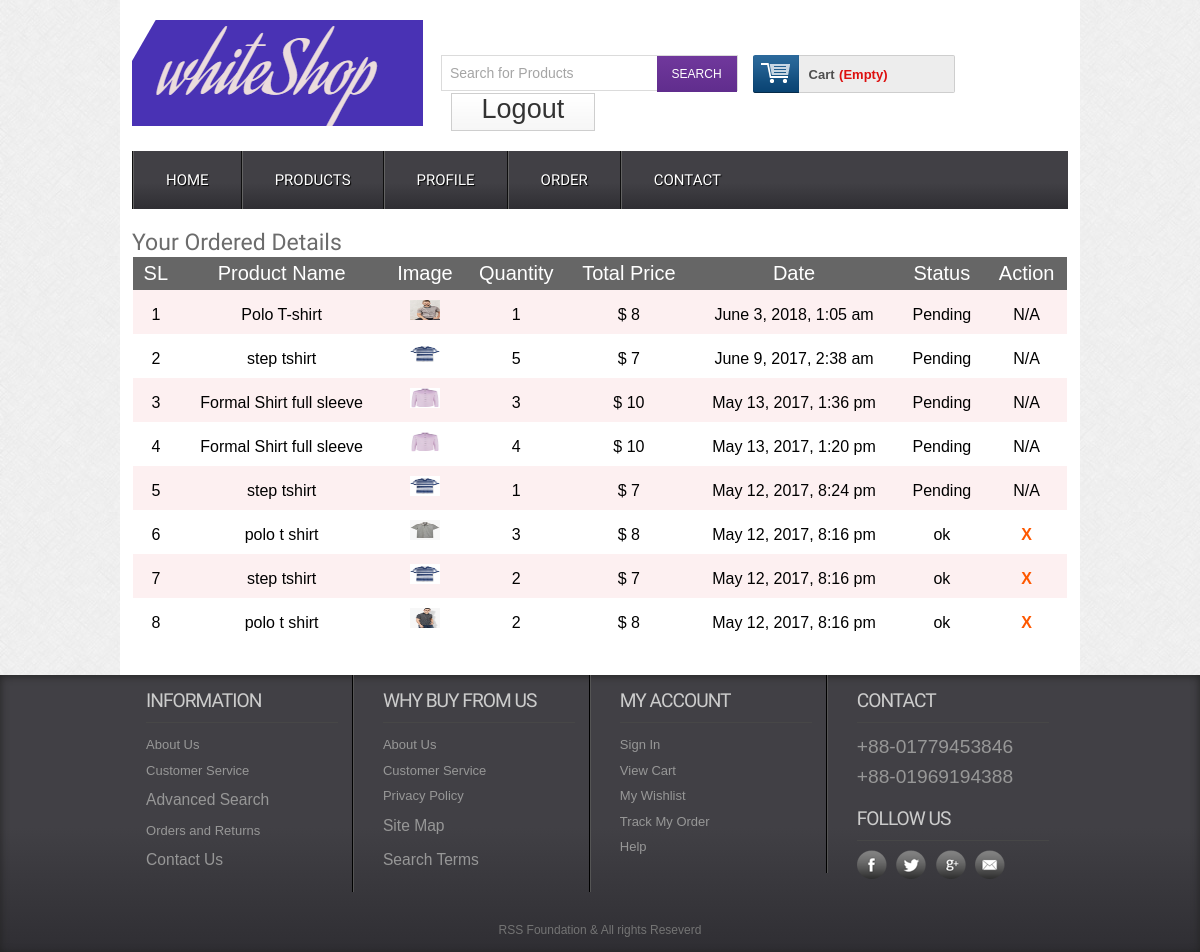
/orderdetails.php (signed in), run on the app's committed database.
### tables this page shows
CREATE TABLE `tbl_order` (
  `id` int(11) NOT NULL,
  `cmrId` int(11) NOT NULL,
  `productId` int(11) NOT NULL,
  `productName` varchar(255) NOT NULL,
  `price` float NOT NULL,
  `quantity` int(11) NOT NULL,
  `image` varchar(255) NOT NULL,
  `date` datetime NOT NULL DEFAULT current_timestamp(),
  `status` int(11) NOT NULL
);

### classes/Cart.php (called while the page is built, shortened)
<?php
	$filepath = realpath(dirname(__FILE__));
	include_once ($filepath.'/../lib/Database.php');
	include_once ($filepath.'/../helpers/Format.php');
?>
<?php
	class Cart{
		private $db;
		public function __construct(){
			$this->db = new Database();
		}
 		public function getOrderedProduct($cmrId){
 			$query = "SELECT * FROM tbl_order WHERE cmrId = '$cmrId' ORDER BY date DESC";
 			$result = $this->db->select($query);
 			return $result;
 		}
	}
?>

### lib/Database.php (called while the page is built, shortened)
<?php
Class Database{
   public $host   = DB_HOST;
   public $user   = DB_USER;
   public $pass   = DB_PASS;
   public $dbname = DB_NAME;
   public $link;
private function connectDB(){
   $this->link = new mysqli($this->host, $this->user, $this->pass,
    $this->dbname);
 }
public function select($query){
    $result = $this->link->query($query) or
     die($this->link->error.__LINE__);
    if($result->num_rows > 0){
      return $result;
    } else {
      return false;
  }
 }
}
?>

### lib/Session.php (called while the page is built, shortened)
<?php
class Session{
 public static function get($key){
  if (isset($_SESSION[$key])) {
   return $_SESSION[$key];
  } else {
   return false;
  }
 }
}
?>

### helpers/Format.php (called while the page is built, shortened)
<?php
class Format{
 public function formatDate($date){
   return date('F j, Y, g:i a', strtotime($date));
 }
}
?>

### orderdetails.php (the view, shortened to what this page needs)
<?php include 'inc/header.php';?>
 <div class="main">
    <div class="content">
    	<div class="section group">
    		<div class="order">
    			<h2><span>Your Ordered Details </span></h2>
                <table class="tblone">
                    <tr>
                        <th>SL</th>
                        <th>Product Name</th>
                        <th>Image</th>
                        <th>Quantity</th>
                        <th>Total Price</th>
                        <th>Date</th>
                        <th>Status</th>
                        <th>Action</th>
                    </tr>
                    <?php
                        $cmrId = Session::get("cmrid");
                        $getorder= $cart->getOrderedProduct($cmrId);
                        if ($getorder) {
                            $i=0;
                            while ($result = $getorder->fetch_assoc()) {
                             $i++;
                    ?>
                    <tr>
                        <td><?php echo $i; ?></td>
                        <td><?php echo $result['productName']; ?></td>
                        <td><img src="admin/<?php echo $result['image']; ?>" alt=""/></td>
                        <td><?php echo $result['quantity']; ?></td>
                        <td>$ <?php echo $result['price']; ?></td>
                        <td><?php echo $fm->formatDate($result['date']); ?></td>
                        <td>
                            <?php
                                if ($result['status']=='0') {
                                   echo "Pending";
                                }elseif ($result['status']=='1') {
                                     echo "got product?";
                                }else{
                                    echo "ok";
                                }
                            ?>
                         </td>
                        <?php
                        if ($result['status']=='1') { ?>
                         <td><a href="?customrid=<?php echo $result['cmrId']; ?> &price=<?php echo $result['price']; ?>&date=<?php echo $result['date']; ?>">Yes!</a></td>
                           <?php }elseif($result['status']=='2'){ ?>
                          <td><a href="?delcmrid=<?php echo $result['cmrId']; ?> &price=<?php echo $result['price']; ?>&date=<?php echo $result['date']; ?>">X</a></td>
                          <?php } elseif($result['status']=='0'){?>
                          <td>N/A</td>
                          <?php } ?>
                    </tr>
                    <?php } } ?>
                </table>
    		</div>
    	</div>
    </div>
 </div>
 <?php include 'inc/footer.php';?>

### css/style.css (style rules this page uses)
html,body,div,span,applet,object,iframe,h1,h2,h3,h4,h5,h6,p,blockquote,pre,a,abbr,acronym,address,big,cite,code,del,dfn,em,img,ins,kbd,q,s,samp,small,strike,strong,sub,sup,tt,var,b,u,i,dl,dt,dd,ol,nav ul,nav li,fieldset,form,label,legend,table,caption,tbody,tfoot,thead,tr,th,td,article,aside,canvas,details,embed,figure,figcaption,footer,header,hgroup,menu,nav,output,ruby,section,summary,time,mark,audio,video { margin:0;padding:0;border:0;font-size:100%;font:inherit;vertical-align:baseline; }
table { border-collapse:collapse;border-spacing:0; }
a { text-decoration:none; }
img { max-width:100%; }
body { font-family:Arial, Helvetica, sans-serif; background:url(../images/body_bg3.jpg); }
.section { clear: both; padding: 0px; margin: 0px; }
.group:before, .group:after { content:""; display:table; }
.group:after { clear:both; }
.group { zoom:1; }
.content { padding:20px 0; background:#FFF; }
.content h2 { font-size:23px; color:#6C6C6C; font-family: 'Monda', sans-serif; }
.tblone { border: 1px solid #fff; margin-bottom: 12px; width: 100%; }
.tblone th { background: #666 none repeat scroll 0 0; color: #fff; font-size: 20px; padding: 5px 8px; text-align: center; }
.tblone td { padding:10px;text-align:center; }
table.tblone tr:nth-child(2n+1) { background:#fff;height:30px; }
table.tblone tr:nth-child(2n) { background:#fdf0f1;height:30px; }
table.tblone a { color: #fe5800; font-weight: bold; text-decoration: none; }
table.tblone img { height: 20px; width: 30px; }

### orderdetails.php (style rules this page uses)
.tblone { text-align: justify; }

### data on the page
tbl_order: productName "Polo T-shirt", image (picture), quantity "1", price "8", date "June 3, 2018, 1:05 am", status "Pending"
tbl_order: productName "step tshirt", image (picture), quantity "5", price "7", date "June 9, 2017, 2:38 am", status "Pending"
tbl_order: productName "Formal Shirt full sleeve", image (picture), quantity "3", price "10", date "May 13, 2017, 1:36 pm", status "Pending"
tbl_order: productName "Formal Shirt full sleeve", image (picture), quantity "4", price "10", date "May 13, 2017, 1:20 pm", status "Pending"
tbl_order: productName "step tshirt", image (picture), quantity "1", price "7", date "May 12, 2017, 8:24 pm", status "Pending"
tbl_order: productName "polo t shirt", image (picture), quantity "3", price "8", date "May 12, 2017, 8:16 pm", status "ok"
tbl_order: productName "step tshirt", image (picture), quantity "2", price "7", date "May 12, 2017, 8:16 pm", status "ok"
tbl_order: productName "polo t shirt", image (picture), quantity "2", price "8", date "May 12, 2017, 8:16 pm", status "ok"
